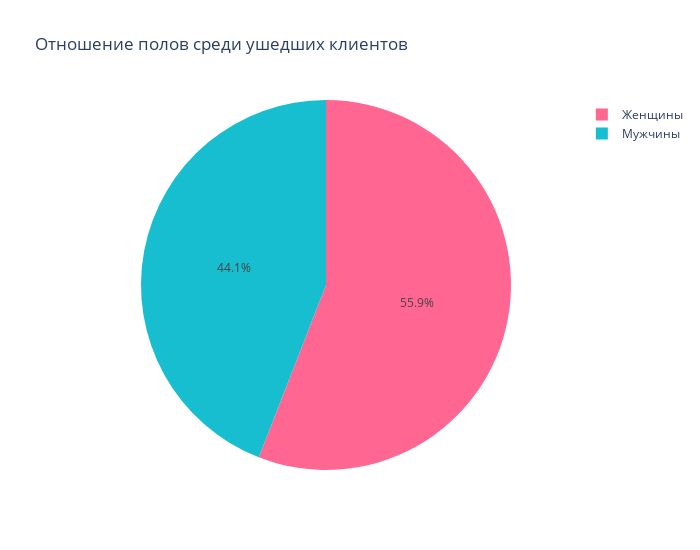

Write notebook code for a chart like this one.
### Markdown cell above
Данный вопрос можно трактовать двумя способами: 
 - какой процент мужчин и жещин среди ушедших (для визуализации ответа построим круговую диаграмму);
 - сколько процентов клиентов ушло среди всех женщин и среди всех мужчин (для визуализации построим горизонтальную гистограмму).

### Code cell
# Оцениваем долю ушедших среди мужчин и среди женщин

pie_data = churn_data[churn_data['Exited'] == 1]

fig = px.pie(
    data_frame=pie_data,
    names=pie_data['Gender'].map({'Female' : 'Женщины', 'Male' : 'Мужчины'}),
    title='Отношение полов среди ушедших клиентов',
    color_discrete_map={'Female' : 'red', 'Male':'cyan'},
    values=pie_data['Clients'],
    color_discrete_sequence=['#FF6692', '#17BECF'],
    width=700,
    height=550
)

fig.show()
fig.write_html('files to share/9.6.pie.html')

### Figure 1 — Plotly figure (JSON) as saved in the notebook; plotly's stock layout.template omitted (floating-point values rounded to 4 significant figures; data arrays with more than 128 entries replaced by an {"elided": "..."} marker saying what was removed)
{"data": [{"domain": {"x": [0, 1], "y": [0, 1]}, "hovertemplate": "label=%{label}<br>Clients=%{value}<extra></extra>", "labels": {"elided": "2037 str values"}, "legendgroup": "", "name": "", "showlegend": true, "type": "pie", "values": {"elided": "2037 int values"}}], "layout": {"height": 550, "legend": {"tracegroupgap": 0}, "piecolorway": ["#FF6692", "#17BECF"], "title": {"text": "Отношение полов среди ушедших клиентов"}, "width": 700}}
